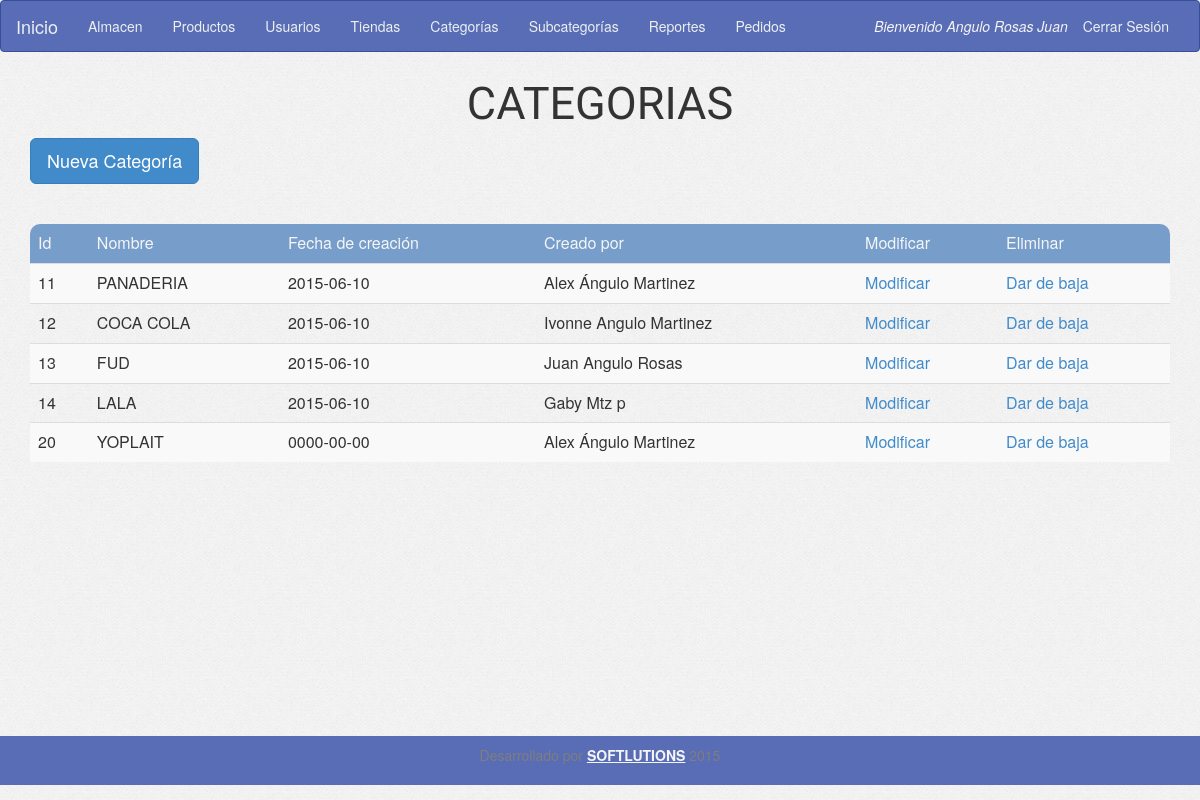
Screenshot of /form_select_category_2.php (signed in) with the database file from the repository.
### tables this page shows
CREATE TABLE IF NOT EXISTS `categorias` (
  `id` int(11) NOT NULL,
  `nombre` varchar(20) NOT NULL,
  `created` date NOT NULL,
  `created_by_user_id` int(11) NOT NULL,
  `activo` tinyint(4) NOT NULL,
  `img` varchar(50) DEFAULT NULL
);

### config/conexion.php (called while the page is built, shortened)
<?php
	$tCategory="categorias";
        $tUser="usuarios";
?>

### form_select_category_2.php (the view, shortened to what this page needs)
<?php
include('config/conexion.php');
include('header.php');
include ('menu.php');
if (!isset($_SESSION['sessA']))
  echo '<div class="row"><div class="col-sm-12 text-center"><h2>No ha iniciado sesión de Administrador</h2></div></div>';
else if ($_SESSION['perfil'] != "1")
  echo '<div class="row><div class="col-sm-12 text-center"><h2>No tienes permiso para entrar a esta sección</h2></div></div>';
else {
  $sqlGetCategory = "SELECT id, nombre, created, (SELECT CONCAT(nombre,' ',ap,' ',am) FROM $tUser WHERE id=$tCategory.created_by_user_id ) as created_by FROM $tCategory WHERE activo='1' ";
  $resGetCategory = $con->query($sqlGetCategory);
  $optCategory = '';
  if ($resGetCategory->num_rows > 0) {
    while ($rowGetCategory = $resGetCategory->fetch_assoc()) {
      $optCategory .= '<tr>';
      $optCategory .= '<td>' . $rowGetCategory['id'] . '</td>';
      $optCategory .= '<td>' . $rowGetCategory['nombre'] . '</td>';
      $optCategory .= '<td>' . $rowGetCategory['created'] . '</td>';
      $optCategory .= '<td>' . $rowGetCategory['created_by'] . '</td>';
      $optCategory .= '<td><a href="form_update_category.php?id=' . $rowGetCategory['id'] . '" >Modificar</a></td>';
      $optCategory .= '<td><a class="delete" data-id="' . $rowGetCategory['id'] . '" >Dar de baja</a></td>';
      $optCategory .= '</tr>';
    }
  } else {
    $optCategory.='<tr><td colspan="6">No existen categorías aún.</td></tr>';
  }
  ?>
  <div class="container">
    <div class="row">
      <div class="titulo-crud text-center">
        CATEGORIAS
      </div>
      <div class="col-md-12">
        <button type="button" class="btn btn-primary btn-lg" data-toggle="modal" data-target="#myModal">
          Nueva Categoría
        </button>
      </div>
    </div>
    <br>
     <div class="msg"></div>
    <table class="table table-striped">
      <thead>
        <tr>
            <td class="t-head-first">Id</td>
            <td class="t-head">Nombre</td>
            <td class="t-head">Fecha de creación</td>
            <td class="t-head-last">Creado por</td>
            <td class="t-head">Modificar</td>
            <td class="t-head-last">Eliminar</td>
        </tr>
      </thead>
      <tbody>
	<?= $optCategory; ?>
      </tbody>
    </table>
  </div>
  <?php
}
include ('footer.php');
?>

### header.php (shortened to what this page needs)
<html lang="en">
  <head>
    <link href="assets/css/application.css" rel="stylesheet">
  </head>
  <body>

### menu.php (shortened to what this page needs)
<nav class="navbar navbar-default">
  <div class="container-fluid">
    <div class="navbar-header">
      <?php
      if (isset($_SESSION['perfil']) && $_SESSION['perfil'] == "1") {
        if (isset($_SESSION['sessA'])) {
          ?>
          <a class="navbar-brand" href="index_admin.php">Inicio</a>
          <?php
        } else {
          ?>
          <a class="navbar-brand" href="form_sales.php">Inicio</a>
          <a class="navbar-brand" href="form_orders.php">Pedidos</a>
          <a class="navbar-brand" href="form_orders_est.php">Seguimiento de pedidos</a>
          <?php
        }
      } elseif (isset($_SESSION['perfil']) && $_SESSION['perfil'] == "3" && isset($_SESSION['sess'])) {
        ?>
          <a class="navbar-brand" href="form_sales.php">Inicio</a>
        <?php
      } else {
        ?>
        <a class="navbar-brand" href="form_login_store.php">Inicio</a>
        <?php
      }
      ?>
    </div>
    <div class="collapse navbar-collapse" id="bs-example-navbar-collapse-1">
      <ul class="nav navbar-nav">
        <?php
        if (isset($_SESSION['perfil']) && $_SESSION['perfil'] == "1" && isset($_SESSION['sessA'])) {
          ?>
          <li><a href="form_select_stock.php">Almacen</a></li>
          <li><a href="form_select_product.php">Productos</a></li>
          <li><a href="form_select_user.php">Usuarios</a></li>
          <li><a href="form_select_store.php">Tiendas</a></li>
          <li><a href="form_select_category.php">Categorías</a></li>
          <li><a href="form_select_subcategory.php">Subcategorías</a></li>
          <li><a href="form_select_report.php">Reportes</a></li>
          <li><a href="form_select_report_order.php">Pedidos</a></li>
          <?php
        } elseif (isset($_SESSION['perfil']) && $_SESSION['perfil'] == "3" && isset($_SESSION['sess'])) {
          ?>
          <li><a href="form_orders.php">Pedidos</a></li>
          <li><a href="form_orders_est.php">Seguimiento de pedidos</a></li>
          <?php
        }
        ?>
      </ul>
      <ul class="nav navbar-nav navbar-right">
        <?php
        if (isset($_SESSION['perfil']) && $_SESSION['perfil'] == "1" ) {
          echo '<li class="no-a user-name">Bienvenido ' . $_SESSION['userName'] . '</li>';
          echo '<li><a href="controllers/proc_destroy_login_admin.php">Cerrar Sesión</a></li>';
        }else if(isset($_SESSION['perfil']) && $_SESSION['perfil'] != "1"){
          echo '<li class="no-a user-name">Bienvenido ' . $_SESSION['userName'] . '</li>';
          echo '<li><a href="controllers/proc_destroy_login.php">Cerrar Sesión</a></li>';
        }else{
            echo '<li>¿Seguro que iniciaste Sesión?</li>';
        }
        ?>
      </ul>
    </div>
  </div>
</nav>

### footer.php
  <footer class="footer">
    <p >Desarrollado por <a href="http://softlutions.biz" target="_blank" ><b>SOFTLUTIONS</b></a> 2015</p>
  </footer>
</body>
</html>

### assets/css/application.css (style rules this page uses)
body { min-height: 100%; background-image: url("../img/bg.jpg"); }
.titulo-crud { font-size: 4.5rem; font-family: 'Playball'; padding-bottom: .2rem; }
.navbar-nav > .no-a { padding-top: 15px; padding-bottom: 15px; }
.container { min-height: 83%; }
.footer { background-color: #596cb6; color: whitesmoke; position: relative; right: 0; bottom: 0; left: 0; padding: 1rem; text-align: center; }
.footer a { color: whitesmoke; text-decoration: underline; }
.user-name { color: whitesmoke; font-style: italic; }
.msg { padding-left: 3rem; font-size: 2rem; padding-bottom: 1rem; padding-top: 1rem; }
.navbar-default { background-color: #596cb6; border-color: #394d9a; }
.navbar-default .navbar-brand { color: #ecf0f1; }
.navbar-default .navbar-nav > li > a { color: #ecf0f1; }
.navbar-default .navbar-collapse, .navbar-default .navbar-form { border-color: #ecf0f1; }
thead > tr > td,th { background-color: #779ECB; color: whitesmoke; }
thead > tr > td:first-of-type,th:first-of-type { border-top-left-radius: 1rem; }
thead > tr > td:last-of-type,th:last-of-type { border-top-right-radius: 1rem; }

### assets/css/loader.css (style rules this page uses)
p { line-height: 1.33em; color: #7E7E7E; }

### rows the page displays
categorias: id "11", nombre "PANADERIA", created "2015-06-10", created_by "Alex Ángulo Martinez"
categorias: id "12", nombre "COCA COLA", created "2015-06-10", created_by "Ivonne Angulo Martinez"
categorias: id "13", nombre "FUD", created "2015-06-10", created_by "Juan Angulo Rosas"
categorias: id "14", nombre "LALA", created "2015-06-10", created_by "Gaby Mtz p"
categorias: id "20", nombre "YOPLAIT", created "0000-00-00", created_by "Alex Ángulo Martinez"

### other values shown
$_SESSION['userName'] "Angulo Rosas Juan"
